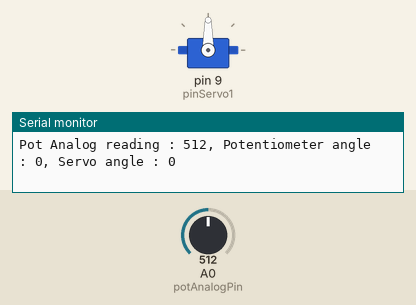
Simulated run of this sketch. Board: Arduino Uno, built with avr-gcc and run on an emulated ATmega328P. Parts: servo, the last lines printed to the serial monitor. The test bench sets the inputs (shaded band); at power-on: A0 (potAnalogPin) = 512.

Above: at 1.8 s.
1.9 s: A0 (potAnalogPin) set to 716
At 3.1 s:
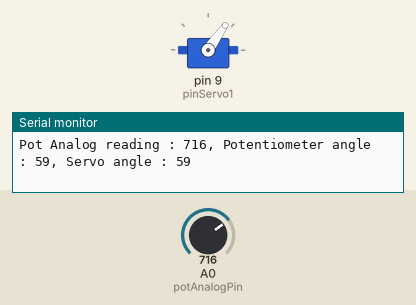
3.5 s: A0 (potAnalogPin) set to 900
At 5.1 s:
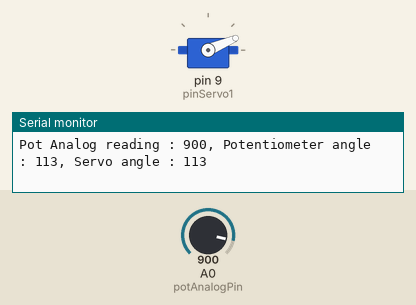
5.5 s: A0 (potAnalogPin) set to 1023
At 7.2 s:
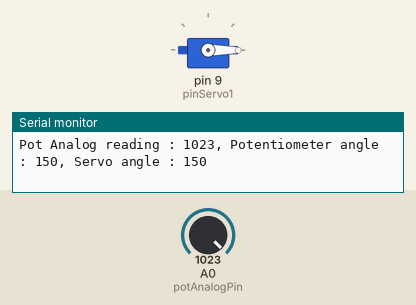
7.5 s: A0 (potAnalogPin) set to 306
At 9.2 s:
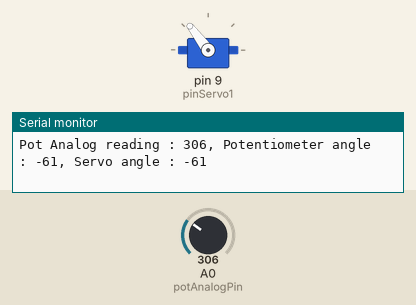
9.5 s: A0 (potAnalogPin) set to 122
At 11.2 s:
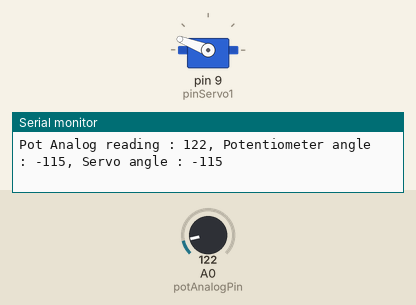
11.5 s: A0 (potAnalogPin) set to 0
At 12.5 s:
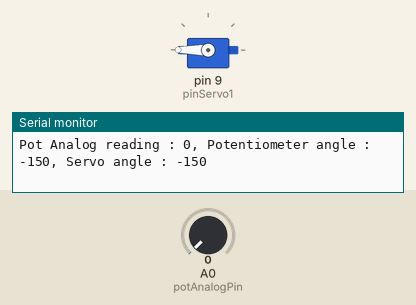
Timing chart, 0 to 14.5 s (numbered marks = the images above; inputs shaded):
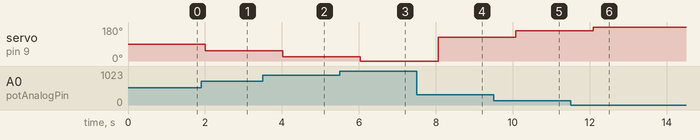

The sketch:

POT_controlled_servo.ino
```cpp
/* MAP ANGLE OF POTENTIOMETER KNOB TO SERVO
  This program maps the potentiometer knob angle to servo angle
  Both angles are printed to the serial monitor
  - map function is used to map the reading from
    potentiometer [0, 1023] to [-150,150]
  - this is then mapped to servo angle [180, 0]
*/

// Include the servo library to allow for connection and control of servo motors
#include <Servo.h>

// define the macro pinServo1 as 9, to use for connecting the servo to pin 9
#define pinServo1 9
#define potAnalogPin 0

// Declare a servo motor class variable servo 1
Servo servo1;

int servoAngle;     // The mapped servo angle

int potReading;      // the analog reading from the FSR resistor divider
int potAngle;        // the calculated potentiometer knob's angle

void setup(void) {
  Serial.begin(9600);   // We'll send debugging information via the Serial monitor
  // Potentiometer is connected to A0 (analog input)
  // It is not required to declare the pinMode for analog input for the values to be read from.

  // "attach"  servo 1 to the defined pin
  servo1.attach(pinServo1);
}

void loop(void) {
  potReading = analogRead(potAnalogPin);
  Serial.print("Pot Analog reading : ");
  Serial.print(potReading);

  // we'll need to change the range from the analog reading (0-1023) to the
  // angle of the potentiometer knob. Since the knob can turn 300 degrees,
  // we map the potentiometer reading to [-150,150].
  potAngle = map(potReading, 0, 1023, -150, 150);

  // Now the potAngle [-150, 150] is mapped to [180, 0] servo angle
  // 180 - 0 to align the direction of rotation (cw & ccw)
  servoAngle = map(potAngle, -150, 150, 180, 0);

  // Output
  Serial.print(", Potentiometer angle : ");
  Serial.print(potAngle);
  Serial.print(", Servo angle : ");
  Serial.println(potAngle);

  servo1.write(servoAngle);

  // wait until the servo has moved into position
  delay(1000);
}
```

Measured:
- after the input at 1.9 s, servo on pin 9 (pinServo1): 90° → 55° after 0.11 s
- after the input at 3.5 s, servo on pin 9 (pinServo1): 55° → 23° after 0.53 s
- after the input at 5.5 s, servo on pin 9 (pinServo1): 23° → 0° after 0.54 s
- after the input at 7.5 s, servo on pin 9 (pinServo1): 0° → 127° after 0.56 s
- after the input at 9.5 s, servo on pin 9 (pinServo1): 127° → 159° after 0.57 s
- after the input at 11.5 s, servo on pin 9 (pinServo1): 159° → 180° after 0.59 s
